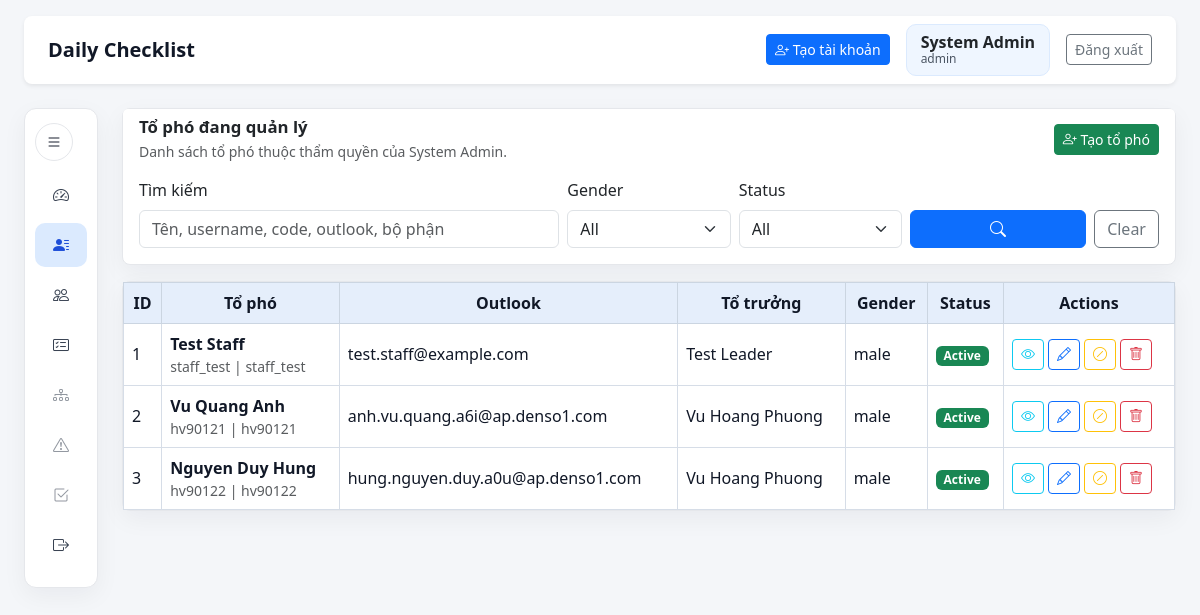
/admin/leader-assignments (signed in), run on an earlier commit of the app's database.
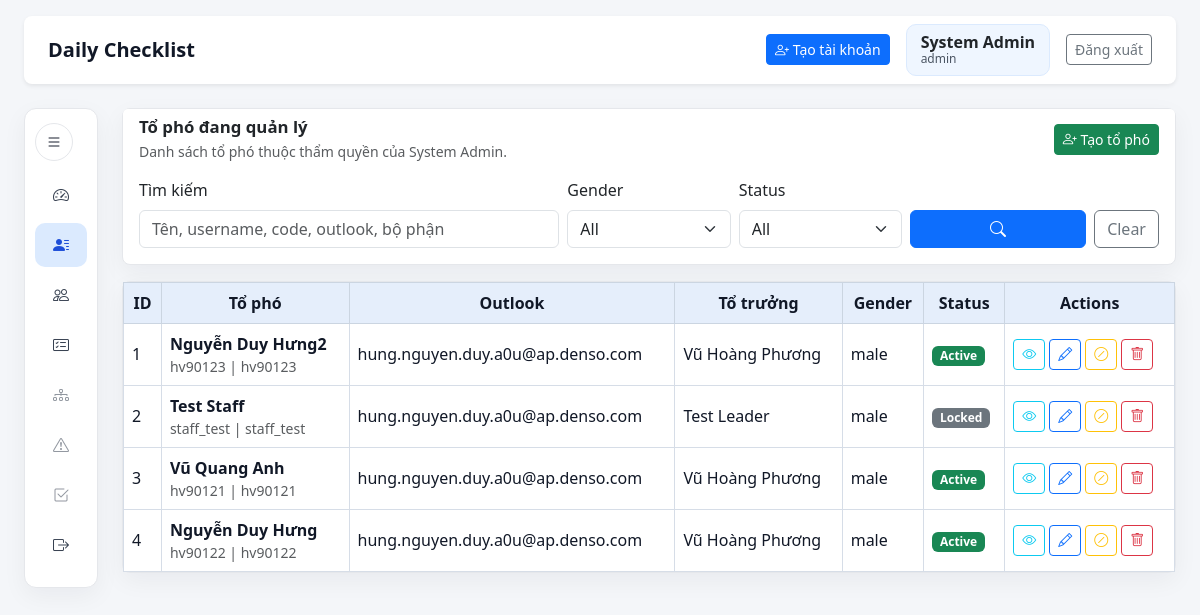
And on a later commit of the database.
### models.py (models this page shows, shortened)
class User(db.Model):
    __tablename__ = "users"
    __table_args__ = (
        CheckConstraint(
            "role IN ('admin', 'manager', 'leader', 'staff')",
            name="ck_users_role",
        ),
        CheckConstraint(
            "gender IS NULL OR gender IN ('male', 'female', 'other')",
            name="ck_users_gender",
        ),
    )
    id = db.Column(db.Integer, primary_key=True)
    username = db.Column(db.String(50), unique=True, nullable=False, index=True)
    password_hash = db.Column(db.String(255), nullable=False)
    full_name = db.Column(db.String(120), nullable=False)
    employee_code = db.Column(db.String(30), unique=True, nullable=False, index=True)
    outlook_email = db.Column(db.String(255), nullable=True)
    gender = db.Column(db.String(20), nullable=True)
    department = db.Column(db.String(120), nullable=False)
    line_name = db.Column(db.String(120), nullable=False)
    role = db.Column(db.String(20), nullable=False, default=ROLE_STAFF)
    manager_id = db.Column(db.Integer, db.ForeignKey("users.id"), nullable=True, index=True)
    leader_id = db.Column(db.Integer, db.ForeignKey("users.id"), nullable=True, index=True)
    is_active = db.Column(db.Boolean, nullable=False, default=True)
    created_at = db.Column(db.DateTime, nullable=False, default=datetime.utcnow)
    manager = db.relationship(
        "User",
        remote_side=[id],
        foreign_keys=[manager_id],
        backref="managed_users",
    )
    leader = db.relationship(
        "User",
        remote_side=[id],
        foreign_keys=[leader_id],
        backref="led_users",
    )
    daily_sheets = db.relationship("DailyCheckSheet", back_populates="user")
    daily_results = db.relationship("DailyCheckResult", back_populates="user")
    abnormal_reports = db.relationship("AbnormalReport", back_populates="user")
    owned_confirmations = db.relationship(
        "DailyConfirmation",
        foreign_keys="DailyConfirmation.user_id",
        back_populates="user",
    )
    signed_confirmations = db.relationship(
        "DailyConfirmation",
        foreign_keys="DailyConfirmation.confirmed_by",
        back_populates="signer",
    )
    user_lines = db.relationship(
        "UserLine",
        back_populates="user",
        cascade="all, delete-orphan",
    )
    notifications = db.relationship(
        "Notification",
        back_populates="user",
        cascade="all, delete-orphan",
    )

### routes/admin_routes.py (the view, shortened to what this page needs)
@admin_bp.route("/leader-assignments")
@manager_or_admin_required
def leader_assignments():
    keyword = request.args.get("q", "").strip()
    status_filter = request.args.get("status", "").strip()
    gender_filter = request.args.get("gender", "").strip()
    leaders_query = User.query.filter(User.role == ROLE_LEADER, User.is_active.is_(True))
    staff_query = User.query.filter(User.role == ROLE_STAFF)
    if g.current_user.role == ROLE_LEADER:
        leaders_query = leaders_query.filter(User.id == g.current_user.id)
        staff_query = staff_query.filter(User.leader_id == g.current_user.id)
    if status_filter == "active":
        staff_query = staff_query.filter(User.is_active.is_(True))
    elif status_filter == "locked":
        staff_query = staff_query.filter(User.is_active.is_(False))
    if gender_filter:
        staff_query = staff_query.filter(User.gender == gender_filter)
    page = max(request.args.get("page", 1, type=int), 1)
    per_page = 10
    total_staff = staff_query.count()
    staff_assignments = (
        staff_query.order_by(User.id.desc())
        .offset((page - 1) * per_page)
        .limit(per_page)
        .all()
    )
    leaders = leaders_query.order_by(User.full_name.asc()).all()
    lines = Line.query.filter_by(is_active=True).order_by(Line.line_name.asc()).all()
    departments = sorted({line.department for line in lines} | {g.current_user.department})
    return render_template(
        "leader_assignments.html",
        leaders=leaders,
        staff_assignments=staff_assignments,
        lines=lines,
        departments=departments,
        roles=[ROLE_STAFF],
        genders=["male", "female", "other"],
        filters={"q": keyword, "status": status_filter, "gender": gender_filter},
        pagination={"page": page, "pages": max(math.ceil(total_staff / per_page), 1), "total": total_staff},
        current_endpoint="admin.leader_assignments",
    )

### routes/auth_routes.py (called while the page is built)
def get_current_user() -> User | None:
    if hasattr(g, "current_user"):
        return g.current_user
    user_id = session.get("user_id")
    g.current_user = User.query.get(user_id) if user_id else None
    return g.current_user

def manager_or_admin_required(view):
    @wraps(view)
    def wrapped_view(*args, **kwargs):
        user = get_current_user()
        if not user:
            flash("Vui lòng đăng nhập để tiếp tục.", "warning")
            return redirect(url_for("auth.login"))
        if user.role not in {"manager", "admin", "leader"}:
            flash("Bạn không có quyền truy cập trang này.", "danger")
            return redirect(url_for("checklist.dashboard"))
        return view(*args, **kwargs)
    return wrapped_view

@auth_bp.before_app_request
def load_logged_in_user() -> None:
    g.current_user = get_current_user()

### templates/leader_assignments.html (shortened to what the changed rows need)
{% extends "admin_layout.html" %}
{% block admin_content %}
<section class="card mb-3">
    <div class="card-header bg-white border-0 pb-0 d-flex justify-content-between align-items-center gap-2">
        <div>
            <h2 class="section-title mb-1">Tổ phó đang quản lý</h2>
        </div>
    </div>
</section>
<section class="card">
    <div class="card-body p-0">
        <div class="table-responsive">
            <table class="table table-checklist align-middle mb-0">
                <thead>
                    <tr>
                        <th>ID</th>
                        <th>Tổ phó</th>
                        <th>Outlook</th>
                        <th>Tổ trưởng</th>
                        <th>Gender</th>
                        <th>Status</th>
                        <th>Actions</th>
                    </tr>
                </thead>
                <tbody>
                    {% for staff in staff_assignments %}
                    <tr>
                        <td>{{ (pagination.page - 1) * 10 + loop.index }}</td>
                        <td>
                            <div class="fw-semibold">{{ staff.full_name }}</div>
                            <div class="small text-muted">{{ staff.username }} | {{ staff.employee_code }}</div>
                        </td>
                        <td class="text-break">{{ staff.outlook_email or '-' }}</td>
                        <td>{{ staff.leader.full_name if staff.leader else '-' }}</td>
                        <td>{{ staff.gender or '-' }}</td>
                        <td><span class="badge {% if staff.is_active %}text-bg-success{% else %}text-bg-secondary{% endif %}">{{ "Active" if staff.is_active else "Locked" }}</span></td>
                        <td>
                            <div class="d-flex flex-wrap gap-1">
                                <button class="btn btn-sm btn-outline-info" type="button" data-bs-toggle="modal" data-bs-target="#viewStaff{{ staff.id }}" title="View"><i class="bi bi-eye"></i></button>
                                <button class="btn btn-sm btn-outline-primary" type="button" data-bs-toggle="modal" data-bs-target="#editStaff{{ staff.id }}" title="Edit"><i class="bi bi-pencil"></i></button>
                                <form method="post" action="{{ url_for('admin.toggle_user', user_id=staff.id) }}">
                                    <button class="btn btn-sm btn-outline-warning" type="submit" title="Block"><i class="bi bi-slash-circle"></i></button>
                                </form>
                                <form method="post" action="{{ url_for('admin.delete_user', user_id=staff.id) }}" onsubmit="return confirm('Xóa tài khoản này?');">
                                    <button class="btn btn-sm btn-outline-danger" type="submit" title="Delete"><i class="bi bi-trash"></i></button>
                                </form>
                            </div>
                        </td>
                    </tr>
                    {% else %}
                    <tr><td colspan="7" class="text-center text-muted py-4">Không có tổ phó.</td></tr>
                    {% endfor %}
                </tbody>
            </table>
        </div>
    </div>
</section>
{% endblock %}

What changed in the data, as far as the page shows it:
added User: (pagination.page-1)*10+loop.index "1", full_name "Nguyễn Duy Hưng2", username "hv90123", employee_code "hv90123", outlook_email "hung.nguyen.duy.a0u@ap.denso.com", leader "Vũ Hoàng Phương", gender "male", is_active "Active"
changed User "Test Staff": (pagination.page-1)*10+loop.index "1" → "2"; outlook_email "test.staff@example.com" → "hung.nguyen.duy.a0u@ap.denso.com"; is_active "Active" → "Locked"
changed User "hv90121": (pagination.page-1)*10+loop.index "2" → "3"; full_name "Vu Quang Anh" → "Vũ Quang Anh"; outlook_email "anh.vu.quang.a6i@ap.denso1.com" → "hung.nguyen.duy.a0u@ap.denso.com"; leader "Vu Hoang Phuong" → "Vũ Hoàng Phương"
changed User "hv90122": (pagination.page-1)*10+loop.index "3" → "4"; full_name "Nguyen Duy Hung" → "Nguyễn Duy Hưng"; outlook_email "hung.nguyen.duy.a0u@ap.denso1.com" → "hung.nguyen.duy.a0u@ap.denso.com"; leader "Vu Hoang Phuong" → "Vũ Hoàng Phương"
